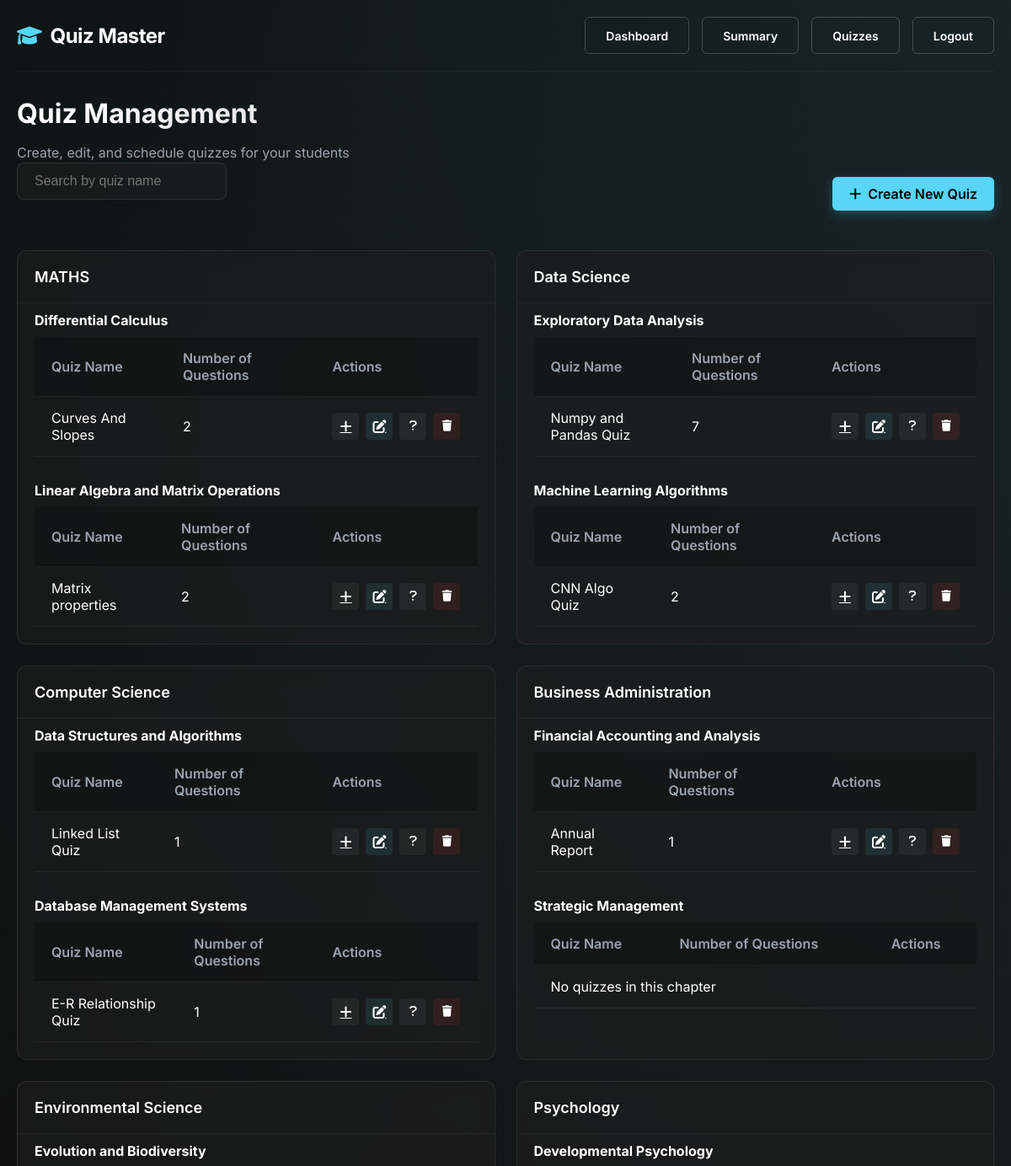
Before: /admin/quiz_management (signed in, upper part) with the older database file.
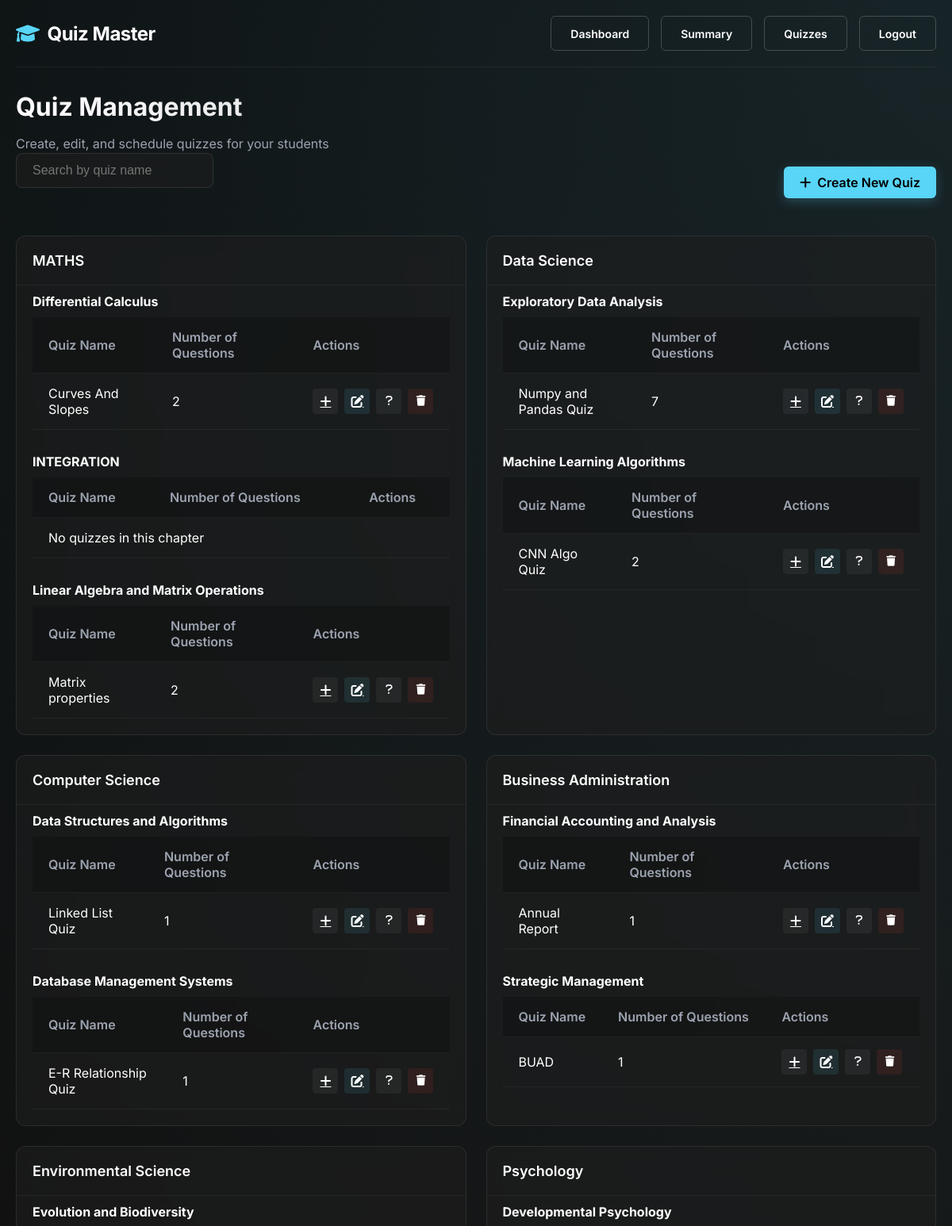
After: the same page with the newer database file.
### models.py (models this page shows, shortened)
class Subject(db.Model):
    __tablename__ = 'subjects'
    id = db.Column(db.Integer, primary_key=True)
    name = db.Column(db.String(100), nullable=False, index=True)
    description = db.Column(db.Text)
    code = db.Column(db.String(20), unique=True)
    image_path = db.Column(db.String(200))
    is_active = db.Column(db.Boolean, default=True)
    created_at = db.Column(db.DateTime, default=datetime.utcnow)
    chapters = db.relationship('Chapter', backref='subject', cascade="all, delete-orphan", lazy=True)
    user_performances = db.relationship('UserStrength', backref='subject', lazy='dynamic')

class Chapter(db.Model):
    __tablename__ = 'chapters'
    id = db.Column(db.Integer, primary_key=True)
    name = db.Column(db.String(100), nullable=False, index=True)
    subject_id = db.Column(db.Integer, db.ForeignKey('subjects.id'), nullable=False)
    description = db.Column(db.Text)
    seq_num = db.Column(db.Integer, default=0)  # For ordering chapters
    is_active = db.Column(db.Boolean, default=True)
    created_at = db.Column(db.DateTime, default=datetime.utcnow)
    quizzes = db.relationship('Quiz', backref='chapter', cascade="all, delete-orphan", lazy=True)
    user_performances = db.relationship('UserStrength', backref='chapter', lazy='dynamic')

class Quiz(db.Model):
    __tablename__ = 'quizzes'
    id = db.Column(db.Integer, primary_key=True)
    name = db.Column(db.String(120), nullable=False, index=True)
    chapter_id = db.Column(db.Integer, db.ForeignKey('chapters.id'), nullable=False)
    description = db.Column(db.Text)
    instructions = db.Column(db.Text)
    quiz_type = db.Column(db.String(20), default="assessment")
    passing_score = db.Column(db.Float, default=0.0)  # Minimum score to pass
    allow_retake = db.Column(db.Boolean, default=True)
    max_attempts = db.Column(db.Integer, default=1)  # 0 means unlimited
    show_answers = db.Column(db.Boolean, default=True)  # Show correct answers after quiz
    randomize_questions = db.Column(db.Boolean, default=False)
    date_of_quiz = db.Column(db.Date)
    time_duration = db.Column(db.Integer)  # Duration in minutes
    start_time = db.Column(db.DateTime, index=True)
    end_time = db.Column(db.DateTime, index=True)
    is_active = db.Column(db.Boolean, default=True)
    created_at = db.Column(db.DateTime, default=datetime.utcnow)
    created_by = db.Column(db.Integer, db.ForeignKey('users.id'))
    questions = db.relationship('Question', backref='quiz', cascade="all, delete-orphan", lazy=True)
    scores = db.relationship('Score', backref='quiz', cascade="all, delete-orphan", lazy=True)
    tags = db.relationship('QuizTag', backref='quiz', cascade="all, delete-orphan", lazy=True)
    creator = db.relationship('User', foreign_keys=[created_by], backref='created_quizzes')

### routes.py (the view)
@app_routes.route("/admin/quiz_management")
def quiz_management():
    if session.get("role") != "admin":
        flash("Access denied! Admins only.", "danger")
        return redirect(url_for("app_routes.login"))
    try:
        subjects = Subject.query.options(
            joinedload(Subject.chapters)
            .joinedload(Chapter.quizzes)
            .joinedload(Quiz.questions)
        ).all()
        return render_template("quiz_management.html", subjects=subjects)
    except Exception as e:
        flash(f"Error loading quiz management: {str(e)}", "danger")
        return redirect(url_for("app_routes.admin_dashboard"))

### routes.py (called while the page is built)
@app_routes.context_processor
def inject_responsive_elements():
    is_mobile = request.user_agent.platform in ['android', 'iphone'] or \
                'mobile' in request.user_agent.string.lower()
    return {
        'is_mobile': is_mobile,
        'current_year': datetime.now().year
    }  # Fixed: Added missing closing brace

### templates/admin/quiz_management.html (shortened to what this page needs)
{% extends "base.html" %}
{% block content %}
<div class="management-header">
    <h1 class="management-title">Quiz Management</h1>
    <p class="management-subtitle">Create, edit, and schedule quizzes for your students</p>
</div>
<div class="action-container">
    <div class="search-container">
        <input id="quizSearch" class="search-box" type="search" placeholder="Search by quiz name">
    </div>
    <a href="{{ url_for('app_routes.add_quiz') }}" class="action-btn">
        <i class="fas fa-plus"></i> Create New Quiz
    </a>
</div>
{% if subjects %}
<div class="subjects-grid">
    {% for subject in subjects %}
    <div class="data-card" data-subject-name="{{ subject.name | lower }}">
        <div class="card-header">
            <h2 class="card-title">{{ subject.name }}</h2>
        </div>
        <div class="card-content">
            {% for chapter in subject.chapters %}
            <div class="chapter-section">
                <h4>{{ chapter.name }}</h4>
                <table class="quiz-table">
                    <thead>
                        <tr>
                            <th>Quiz Name</th>
                            <th>Number of Questions</th>
                            <th>Actions</th>
                        </tr>
                    </thead>
                    <tbody>
                        {% for quiz in chapter.quizzes %}
                        <tr class="quiz-row" data-quiz-name="{{ quiz.name.lower() }}">
                            <td>{{ quiz.name }}</td>
                            <td>{{ quiz.questions|length }}</td>
                            <td>
                                <div class="quiz-actions">
                                    <a href="{{ url_for('app_routes.add_question', quiz_id=quiz.id) }}" class="btn-icon" title="Add Question">
                                        <i class="fas fa-plus"></i>
                                    </a>
                                    <a href="{{ url_for('app_routes.edit_quiz', quiz_id=quiz.id) }}" class="btn-icon btn-edit" title="Edit Quiz">
                                        <i class="fas fa-edit"></i>
                                    </a>
                                    <div class="dropdown d-inline-block">
                                        <button class="btn-icon dropdown-toggle question-toggle" type="button" id="questionsDropdown{{ quiz.id }}"
                                                title="Toggle Questions (Press '?' or Click)">
                                            <i class="fas fa-question"></i>
                                        </button>
                                    </div>
                                    <form method="POST" action="{{ url_for('app_routes.delete_quiz', quiz_id=quiz.id) }}" style="display:inline;">
                                        <button type="submit" class="btn-icon btn-delete" title="Delete Quiz"
                                                onclick="return confirm('Are you sure you want to delete this quiz?');">
                                            <i class="fas fa-trash"></i>
                                        </button>
                                    </form>
                                </div>
                            </td>
                        </tr>
                        {% else %}
                        <tr>
                            <td colspan="3">No quizzes in this chapter</td>
                        </tr>
                        {% endfor %}
                    </tbody>
                </table>
            </div>
            {% else %}
            <p style="padding: 20px;">No chapters in this subject</p>
            {% endfor %}
        </div>
    </div>
    {% endfor %}
</div>
{% else %}
<div class="empty-state">
    <div class="empty-icon">📋</div>
    <p>No subjects available. Please add a subject first.</p>
</div>
{% endif %}
{% endblock %}

Changed rows visible on the page:
added Chapter: name "INTEGRATION", shown under Subject "MATHS"
shown differently, row unchanged: Chapter "Strategic Management": no longer shows "No quizzes in this chapter"
added Quiz: name "BUAD", questions|length "1", shown under Chapter "Strategic Management"
